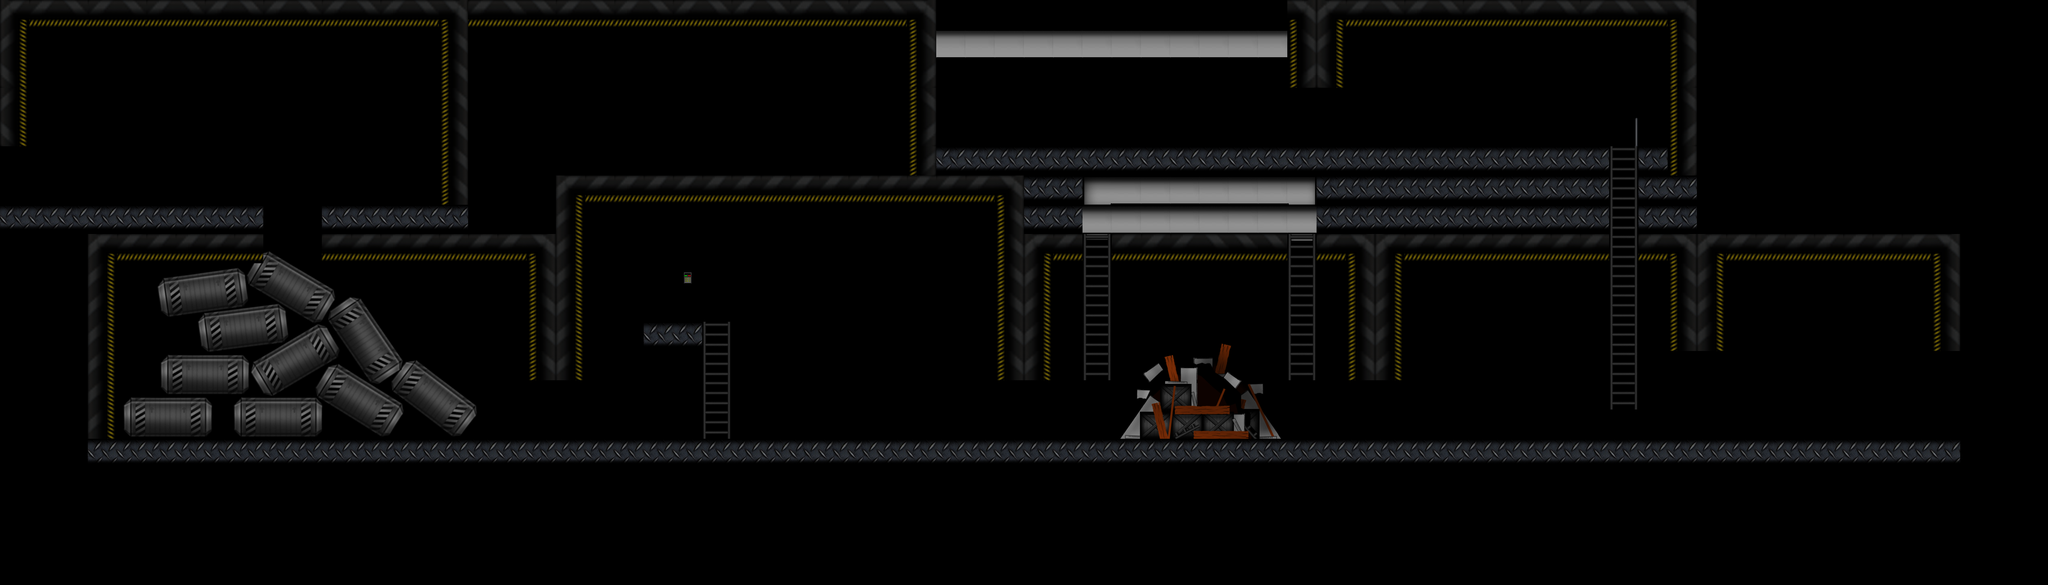

Below is a game level as drawn by its tile map, then a one-line description and the .tmx that defines it (tile-layer data replaced by summaries):
An orthogonal 70x20 tile map with 80x80 px tiles, 2 tile layers (background, collision), 6 tilesets and 14 objects (5x Trigger, 3x Zombie, 2x Switch, AutoTurret, Door, ...).

<map version="1.0" orientation="orthogonal" width="70" height="20" tilewidth="80" tileheight="80">
 <tileset firstgid="1" name="TileSheet" tilewidth="80" tileheight="80">
  <image source="src/tiles.png" width="1600" height="1600" />
  <tile id="0">
   <properties>
    <property name="blocked" value="true" />
   </properties>
  </tile>
  <tile id="1">
   <properties>
    <property name="blocked" value="true" />
   </properties>
  </tile>
  <tile id="2">
   <properties>
    <property name="blocked" value="true" />
   </properties>
  </tile>
  <tile id="3">
   <properties>
    <property name="blocked" value="true" />
   </properties>
  </tile>
  <tile id="20">
   <properties>
    <property name="blocked" value="true" />
   </properties>
  </tile>
  <tile id="21">
   <properties>
    <property name="blocked" value="true" />
   </properties>
  </tile>
  <tile id="22">
   <properties>
    <property name="climable" value="true" />
   </properties>
  </tile>
  <tile id="23">
   <properties>
    <property name="blocked" value="true" />
   </properties>
  </tile>
  <tile id="40">
   <properties>
    <property name="blocked" value="true" />
   </properties>
  </tile>
  <tile id="41">
   <properties>
    <property name="climable" value="true" />
   </properties>
  </tile>
  <tile id="42">
   <properties>
    <property name="climable" value="true" />
   </properties>
  </tile>
  <tile id="43">
   <properties>
    <property name="blocked" value="true" />
   </properties>
  </tile>
 </tileset>
 <tileset firstgid="401" name="ventilation shaft" tilewidth="80" tileheight="80">
  <image source="src/ventilationShaftTiles.png" trans="ffffff" width="240" height="240" />
 </tileset>
 <tileset firstgid="410" name="Blockade" tilewidth="80" tileheight="80">
  <image source="src/blockade.png" trans="ffffff" width="480" height="320" />
  <tile id="7">
   <properties>
    <property name="blocked" value="true" />
   </properties>
  </tile>
  <tile id="8">
   <properties>
    <property name="blocked" value="true" />
   </properties>
  </tile>
  <tile id="9">
   <properties>
    <property name="blocked" value="true" />
   </properties>
  </tile>
  <tile id="10">
   <properties>
    <property name="blocked" value="true" />
   </properties>
  </tile>
  <tile id="12">
   <properties>
    <property name="blocked" value="true" />
   </properties>
  </tile>
  <tile id="17">
   <properties>
    <property name="blocked" value="true" />
   </properties>
  </tile>
  <tile id="18">
   <properties>
    <property name="blocked" value="true" />
   </properties>
  </tile>
  <tile id="23">
   <properties>
    <property name="blocked" value="true" />
   </properties>
  </tile>
 </tileset>
 <tileset firstgid="434" name="boxes" tilewidth="80" tileheight="80">
  <image source="src/boxes.png" trans="ffffff" width="1300" height="1200" />
 </tileset>
 <tileset firstgid="674" name="Turret" tilewidth="80" tileheight="80">
  <image source="src/turret_on.png" width="160" height="160" />
 </tileset>
 <tileset firstgid="678" name="BrokenVentilation" tilewidth="80" tileheight="80">
  <image source="src/brokenVentilationTiles.png" width="480" height="320" />
  <tile id="0">
   <properties>
    <property name="blocked" value="true" />
   </properties>
  </tile>
  <tile id="1">
   <properties>
    <property name="blocked" value="true" />
   </properties>
  </tile>
  <tile id="2">
   <properties>
    <property name="blocked" value="true" />
   </properties>
  </tile>
  <tile id="9">
   <properties>
    <property name="blocked" value="true" />
   </properties>
  </tile>
  <tile id="16">
   <properties>
    <property name="blocked" value="true" />
   </properties>
  </tile>
  <tile id="23">
   <properties>
    <property name="blocked" value="true" />
   </properties>
  </tile>
 </tileset>
 <layer name="background" width="70" height="20">
  <data>[1400 cells, 107 non-empty, 94 distinct tile ids]</data>
 </layer>
 <layer name="collision" width="70" height="20">
  <data>[1400 cells, 476 non-empty, 59 distinct tile ids]</data>
 </layer>
 <objectgroup color="#0055ff" name="entities" width="70" height="20">
  <object name="turret_1" type="AutoTurret" x="4070" y="277" width="135" height="121">
   <properties>
    <property name="direction" value="left" />
   </properties>
  </object>
  <object name="door_1" type="Door" x="4640" y="960" width="80" height="240" />
  <object name="switch_1" type="Switch" x="4280" y="235" width="29" height="84">
   <properties>
    <property name="target" value="turret_1" />
   </properties>
  </object>
  <object name="player" type="Player" x="138" y="391" width="75" height="150" />
  <object name="door_switch" type="Switch" x="4564" y="1031" width="29" height="84">
   <properties>
    <property name="requires" value="key_card" />
    <property name="target" value="door_1" />
   </properties>
  </object>
  <object name="key_card" type="Item" x="2632" y="292" width="47" height="37">
   <properties>
    <property name="type" value="key_card" />
   </properties>
  </object>
  <object name="start_zombie_1" type="Zombie" x="24" y="402" width="75" height="150">
   <properties>
    <property name="max-right" value="640" />
   </properties>
  </object>
  <object name="guard_zombie" type="Zombie" x="2758" y="245" width="75" height="150">
   <properties>
    <property name="max-right" value="3920" />
   </properties>
  </object>
  <object name="crate_zombie" type="Zombie" x="2542" y="1045" width="75" height="150">
   <properties>
    <property name="max-left" value="2290" />
   </properties>
  </object>
 </objectgroup>
 <objectgroup color="#ff5500" name="triggers" width="70" height="20">
  <object type="Trigger" x="3942" y="221" width="101" height="172">
   <properties>
    <property name="message" value="Maybe this message is a bit long but hey I can type a long message if I want to, bitch! :D" />
    <property name="repeat" value="true" />
    <property name="repeatDelay" value="500" />
    <property name="sound" value="groan" />
    <property name="target" value="player" />
   </properties>
  </object>
  <object type="Trigger" x="122" y="377" width="77" height="168">
   <properties>
    <property name="repeat" value="false" />
    <property name="sound" value="battle" />
    <property name="target" value="player" />
   </properties>
  </object>
  <object type="Trigger" x="3122" y="485" width="69" height="152">
   <properties>
    <property name="repeat" value="false" />
    <property name="sound" value="monster_movement" />
    <property name="target" value="player" />
   </properties>
  </object>
  <object type="Trigger" x="1522" y="1029" width="77" height="168">
   <properties>
    <property name="repeat" value="false" />
    <property name="sound" value="male_scream" />
    <property name="target" value="player" />
   </properties>
  </object>
  <object type="Trigger" x="2650" y="1037" width="77" height="168">
   <properties>
    <property name="repeat" value="false" />
    <property name="sound" value="metal_crash" />
    <property name="target" value="player" />
   </properties>
  </object>
 </objectgroup>
</map>